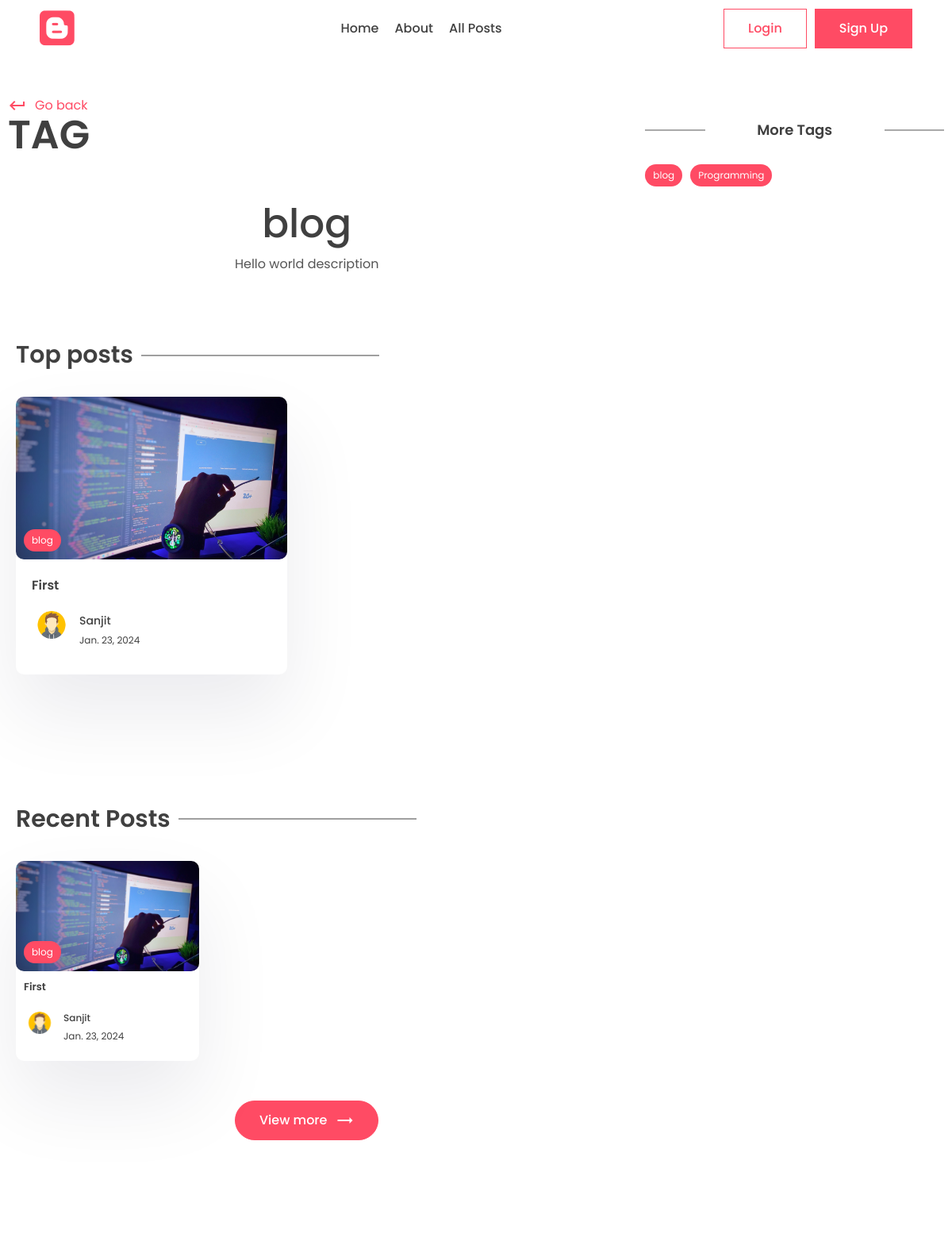
Before: /tag/blog (upper part) with the older database file.
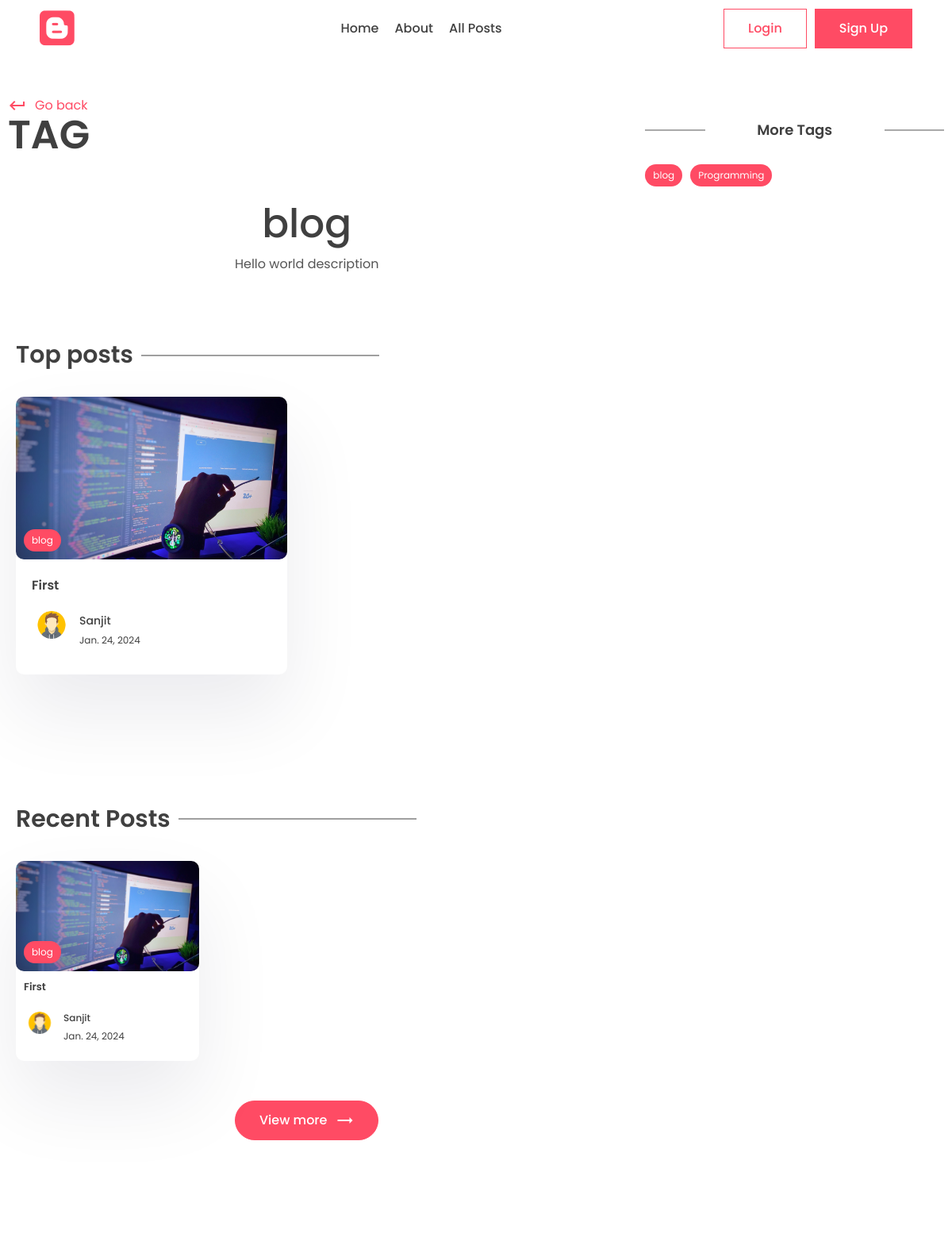
After: the same page with the newer database file.
### app/models.py (models this page shows, shortened)
class Tag(models.Model):
    name = models.CharField(max_length=100)
    description = models.CharField(max_length=100)
    slug = models.SlugField(max_length=200, unique=True)

class Post(models.Model):
    title = models.CharField(max_length=200)
    content = models.TextField()
    last_updated = models.DateTimeField(auto_now=True)
    slug = models.SlugField(max_length=200, unique=True)
    image = models.ImageField(null=True, blank=True, upload_to="images/")
    tags = models.ManyToManyField(Tag, blank=True, related_name='post')
    view_count = models.IntegerField(null=True, blank=True)
    is_featured = models.BooleanField(default=False)
    author = models.ForeignKey(
        User, on_delete=models.CASCADE, null=True, blank=True)
    bookmarks = models.ManyToManyField(
        User, related_name="bookmarks", default=None, blank=True)
    likes = models.ManyToManyField(
        User, related_name="post_like", default=None, blank=True)

class Profile(models.Model):
    user = models.OneToOneField(User, on_delete=models.CASCADE)
    profile_image = models.ImageField(
        null=True, blank=True, upload_to="images/")
    slug = models.SlugField(max_length=200, unique=True)
    bio = models.CharField(max_length=200)

### app/views.py (the view)
# urls.py: path('tag/<slug:slug>', views.tag_page, name='tag_page'),
def tag_page(request, slug):
    tag = Tag.objects.get(slug=slug)
    top_posts = Post.objects.filter(
        tags__in=[tag.id]).order_by('-view_count')[0:2]
    recent_posts = Post.objects.filter(
        tags__in=[tag.id]).order_by('-last_updated')[0:2]
    tags = Tag.objects.all()
    context = {'tag': tag, 'top_posts': top_posts,
               'recent_posts': recent_posts, 'tags': tags}
    return render(request, 'app/tag.html', context)

### app/templates/app/tag.html (shortened to what this page needs)
{% extends "base.html" %}
{% block content %}
      <div class="container">
        <div class="layout">
          <div class="left">
            <div class="page-top">
              <div class="top flex">
                <div class="page-name">
                  <a href="#" class="learn">
                    <span class="material-icons"> keyboard_return </span> Go
                    back
                  </a>
                  <h1>Tag</h1>
                </div>
              </div>
            </div>
            <center>
              <div class="typo">
                <h1 class="title">{{tag.name}}</h1>
                <p>
                  {{tag.description}}
                </p>
              </div>
            </center>
            <section class="sp">
              <div class="container">
                <h1 class="sec-title">Top posts</h1>
                <div class="grid-2 blog">
                  {% for post in top_posts %}
                  <a href="{% url "post_page" post.slug %}">
                    <div class="card">
                      <div class="post-img">
                        <img src="{{post.image.url}}" alt="" />
                        <div class="tag">{{post.tags.all.0.name}}</div>
                      </div>
                      <div class="card-content">
                        <h3>
                          {{post.title}}
                        </h3>
                        <div class="author">
                          <div class="profile-pic">
                            <img src="{{post.author.profile.profile_image.url}}" alt="" />
                          </div>
                          <div class="details">
                            <p>{{post.author.first_name}}</p>
                            <small>{{post.last_updated|date}}</small>
                          </div>
                        </div>
                      </div>
                    </div>
                  </a>
                  {% empty %}
                  <p>Nothing to show Here.</p>
                  {% endfor %}
                </div>
              </div>
            </section>
            <section class="sp">
              <div class="container">
                <h1 class="sec-title">Recent Posts</h1>
                <div class="grid-3 blog-grid">
                  {% for post in recent_posts %}
                  <a href="{% url "post_page" post.slug %}">
                    <div class="card">
                      <div class="post-img">
                        <img src="{{post.image.url}}" alt="" />
                        <div class="tag">{{post.tags.all.0.name}}</div>
                      </div>
                      <div class="card-content">
                        <h3>
                          {{post.title}}
                        </h3>
                        <div class="author">
                          <div class="profile-pic">
                            <img src="{{post.author.profile.profile_image.url}}" alt="" />
                          </div>
                          <div class="details">
                            <p>{{post.author.first_name}}</p>
                            <small>{{post.last_updated|date}}</small>
                          </div>
                        </div>
                      </div>
                    </div>
                  </a>
                  {% empty %}
                  <p>Nothing to show Here.</p>
                  {% endfor %}
                </div>
                <center>
                  <button class="btn btn-primary rounded view">
                    View more
                    <span class="material-icons"> trending_flat </span>
                  </button>
                </center>
              </div>
            </section>
          </div>
          <div class="right">
            <div class="block">
              <h2 class="title2">More Tags</h2>
              <div class="blog-tags">
                {% for tag in tags %}
                <a href="{% url "tag_page" tag.slug %}" class="tag">{{tag.name}}</a>
                {% endfor %}
              </div>
            </div>
          </div>
        </div>
      </div>
{% endblock content %}

### templates/base.html (shortened to what this page needs)
{% load static %}
<!DOCTYPE html>
<html lang="en">
<head>
  <link rel="stylesheet" href="{% static "app/style.css" %}" />
  <link rel="stylesheet" href="https://unicons.iconscout.com/release/v2.1.6/css/unicons.css" />
  <link rel="stylesheet" href="https://cdnjs.cloudflare.com/ajax/libs/font-awesome/6.1.1/css/all.min.css"
 />
</head>
<body>
  <header>
    <div class="container container-fluid">
      <a class="logo" href="{% url "index" %}">
        <i class="fa-brands fa-blogger"></i>
      </a>
      <div class="links">
        <a href="{% url "index" %}">Home</a>
        <a href="{% url "about" %}">About</a>
        <a href="{% url "all_posts" %}">All Posts</a>
      </div>
      <div class="action-btn">
        {% if user.is_authenticated %}
        <a href="{% url "logout" %}"><button class="btn btn-scoundary">Logout</button></a>
        {% else %}
        <a href="{% url "login" %}"><button class="btn btn-scoundary">Login</button></a>
        <a href="{% url "register" %}">
          <button class="btn btn-primary">Sign Up</button></a>
        {% endif %}
      </div>
    </div>
  </header>
  <main>{% block content %}{% endblock content %}</main>
</body>
</html>

### app/static/app/style.css (style rules this page uses)
* { margin: 0; padding: 0; box-sizing: border-box; text-decoration: none; border: none; outline: none; list-style: none; font-family: "Poppins", sans-serif; color: var(--black); }
:root { --red: #ff4b64; --black: #404040; --des: #555555; --shadow: #ffffff1a 0px 1px 1px 0px inset, #32325d40 0px 50px 100px -20px, #0000004d 0px 30px 60px -30px; --shadow2: rgba(17, 12, 46, 0.084) 0px 48px 100px 0px; }
html { font-size: 62.5%; }
[class*="grid"] { display: grid; }
img { width: 100%; }
.container { max-width: 1220px; margin: auto; padding: 0 10px; }
.container-fluid { max-width: 100%; padding: 0 5rem; }
p, a { font-size: 1.6rem; color: var(--des); }
header { padding: 1rem 0; position: fixed; width: 100%; z-index: 99999; background: white; top: 0rem; }
header .container { display: flex; align-items: center; justify-content: space-between; }
.logo { width: 20rem; }
.logo i { font-size: 5rem; color: var(--red); }
.btn { cursor: pointer; height: 5rem; padding: 0 3rem; font-size: 1.6rem; font-weight: 500; border: 1px solid var(--red); display: flex; align-items: center; justify-content: center; gap: 1rem; }
.btn span { color: white; }
.btn-primary { background: var(--red); color: white; }
.btn-scoundary { background: transparent; color: var(--red); }
.rounded { border-radius: 5rem; }
.action-btn, .links { display: flex; align-items: center; gap: 1rem; }
.links { gap: 2rem; }
.links a { color: var(--black); font-size: 1.6rem; font-weight: 500; }
.typo { width: 50%; margin-top: 5rem; }
.title { font-size: 5rem; font-weight: 500; }
.sp { padding: 8rem 0; }
.grid-2 { grid-template-columns: 1.3fr 1fr; align-items: center; }
.post-img { height: 40rem; width: 100%; overflow: hidden; border-radius: 1rem; }
.post-img img { height: 100%; object-fit: cover; object-position: center; }
.learn { display: flex; align-items: center; gap: 1rem; color: var(--red); margin-top: 2rem; }
.learn span { color: #ff4b64; }
.sec-title { font-size: 3rem; font-weight: 600; position: relative; width: fit-content; margin-bottom: 3rem; }
.sec-title::after { content: ""; position: absolute; right: -31rem; height: 1px; width: 30rem; background: var(--black); top: 50%; transform: translateY(-50%); }
.grid-3 { grid-template-columns: repeat(3, 1fr); gap: 5rem; }
.card { background: white; box-shadow: var(--shadow2); border-radius: 1rem; cursor: pointer; transition: 0.3s; }
.post-img { position: relative; }
.tag { position: absolute; bottom: 1rem; left: 1rem; background: var(--red); color: white; border-radius: 5rem; padding: 0.5rem 1rem; font-size: 1.2rem; }
.card-content { padding: 2rem; padding-bottom: 3rem; }
.card h3 { font-size: 1.6rem; font-weight: 600; }
.card .post-img { width: 100%; height: unset; aspect-ratio: 1/0.6; }
.author { display: flex; align-items: center; gap: 1rem; margin-top: 2rem; }
.profile-pic { width: 5rem; aspect-ratio: 1/1; border-radius: 50%; overflow: hidden; }
.author p { color: var(--black); font-weight: 500; font-size: 1.4rem; }
.author small { color: var(--black); font-size: 1.2rem; }
.view { margin-top: 5rem; }
.logo { width: 10rem; }
.layout { display: flex; gap: 5rem; }
.left { width: 100%; height: 100%; }
.right { position: sticky; top: 70px; height: 100%; width: 50%; }
.page-name h1 { font-size: 5rem; text-transform: uppercase; font-weight: 600; line-height: 5rem; }
.flex { display: flex; align-items: flex-end; justify-content: space-between; }
.left .typo { width: 100%; }
.blog { grid-template-columns: 1fr 1fr; gap: 5rem; }
.title2 { position: relative; font-size: 1.8rem; text-align: center; font-weight: 600; margin-bottom: 3rem; }
.title2::before { content: ""; position: absolute; height: 1px; width: 20%; background: var(--des); left: 0; top: 50%; transform: translateY(-50%); }
.title2::after { content: ""; position: absolute; height: 1px; width: 20%; background: var(--des); right: 0; top: 50%; transform: translateY(-50%); }
.blog-grid { gap: 2rem; }
.blog-grid .card-content { padding: 1rem; padding-bottom: 2rem; }
.blog-grid .card h3 { font-size: 1.3rem; font-weight: 600; }
.blog-grid .profile-pic { width: 4rem; }
.blog-grid .author p { font-size: 1.2rem; }
.block { margin-top: 5rem; }
.blog-tags .tag { position: unset; width: fit-content; }
.blog-tags { display: flex; align-items: center; flex-wrap: wrap; gap: 1rem; margin-top: 3rem; }
main { padding-top: 10rem !important; }

Changed rows visible on the page:
changed Post "First": last_updated "Jan. 23, 2024" → "Jan. 24, 2024"
